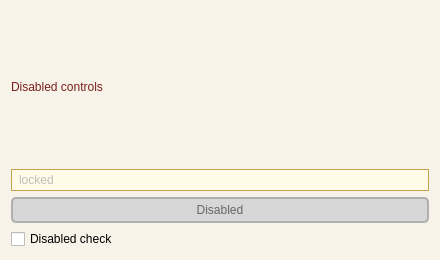
<?xml version="1.0" encoding="UTF-8"?>
<ui version="4.0"><class>Dialog</class><widget class="QDialog" name="Dialog"><property name="geometry"><rect><x>0</x><y>0</y><width>440</width><height>260</height></rect></property><property name="windowTitle"><string>QSS disabled</string></property><property name="styleSheet"><string>
QDialog { background-color: #f7f3e8; }
QLabel { color: #7a1f1f; }
QPushButton { background-color: #2f6f4f; color: #ffffff; border: 2px solid #1f4f37; border-radius: 5px; padding: 4px 10px; }
QPushButton:disabled { background-color: #d7d7d7; color: #666666; border-color: #b0b0b0; }
QLineEdit { background-color: #fffbe6; border: 1px solid #c7a34d; padding: 2px 5px; }
</string></property><layout class="QVBoxLayout" name="verticalLayout"><property name="leftMargin"><number>11</number></property><property name="topMargin"><number>11</number></property><property name="rightMargin"><number>11</number></property><property name="bottomMargin"><number>11</number></property><property name="spacing"><number>6</number></property><item><widget class="QLabel" name="title"><property name="text"><string>Disabled controls</string></property></widget></item><item><widget class="QLineEdit" name="disabled_edit"><property name="text"><string>locked</string></property><property name="enabled"><bool>false</bool></property></widget></item><item><widget class="QPushButton" name="disabled_button"><property name="text"><string>Disabled</string></property><property name="enabled"><bool>false</bool></property></widget></item><item><widget class="QCheckBox" name="disabled_check"><property name="text"><string>Disabled check</string></property><property name="checked"><bool>false</bool></property></widget></item></layout></widget></ui>
